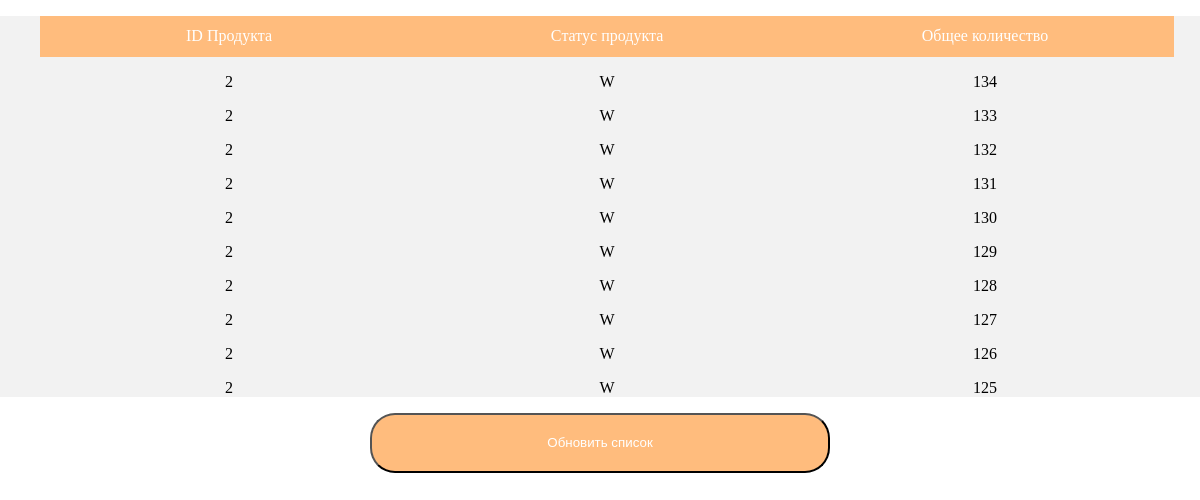
The page / on the database its author committed.
### tables this page shows
CREATE TABLE `store` (
  `id` int NOT NULL,
  `store_id` int NOT NULL,
  `type` text NOT NULL,
  `product` text NOT NULL,
  `amount` int NOT NULL
);

### index.php (the view, shortened to what this page needs)
<?php
$db_host = "localhost";
$db_name = "vapezonepro";
$db_user = "mysql";
$db = mysqli_connect ($db_host, $db_user, "", $db_name);
mysqli_query ($db, 'set character_set_results = "utf8"');
$res = mysqli_query($db, "SELECT * FROM `store` ORDER BY `id` DESC LIMIT 10");
$store = array();
while($row = mysqli_fetch_assoc($res))
{
    $store[] = $row;
}
?>
<!DOCTYPE HTML>
<html>
<head>
</head>
<body>
<div class="main" id="store">
  <ul class="header_product_ul">
  <li><div class="header_product_li" >ID Продукта</div></li>
  <li><div class="header_product_li" >Cтатус продукта</div></li>
  <li><div class="header_product_li" >Общее количество</div></li>
</ul>
    <?php foreach ($store as $arr): ?>
     <ul><li><div class="product"><?php echo htmlspecialchars($arr['store_id']); ?></div></li>
     <li><div class="product"><?php echo htmlspecialchars($arr['type']); ?></div></li>
     <li><div class="product"><?php echo htmlspecialchars($arr['product']); ?></div></li></ul>
    <?php endforeach; ?>
</div><button class="button" id="more" onclick="rel()">Обновить список</button></div>
</body>
</html>

### index.php (style rules this page uses)
body { margin: 0; text-align: center; }
.header_product_ul { background: #F2F2F2; }
.header_product_li { background: #FFBC7D; padding: 3%; color: #fff; }
.main { text-align: center; background: #F2F2F2; }
.product { text-align: center; }
.button { text-align: center; color: #fff; width: 460px; height: 60px; left: 730px; top: 853px; background: #FFBC7D; border-radius: 25px; }
ul { list-style-type: none; width: 94.5%; display: table; table-layout: fixed; }
li { display: table-cell; }

### rows shown on the page
store: store "2", type "W", product "134"
store: store "2", type "W", product "133"
store: store "2", type "W", product "132"
store: store "2", type "W", product "131"
store: store "2", type "W", product "130"
store: store "2", type "W", product "129"
store: store "2", type "W", product "128"
store: store "2", type "W", product "127"
store: store "2", type "W", product "126"
store: store "2", type "W", product "125"
